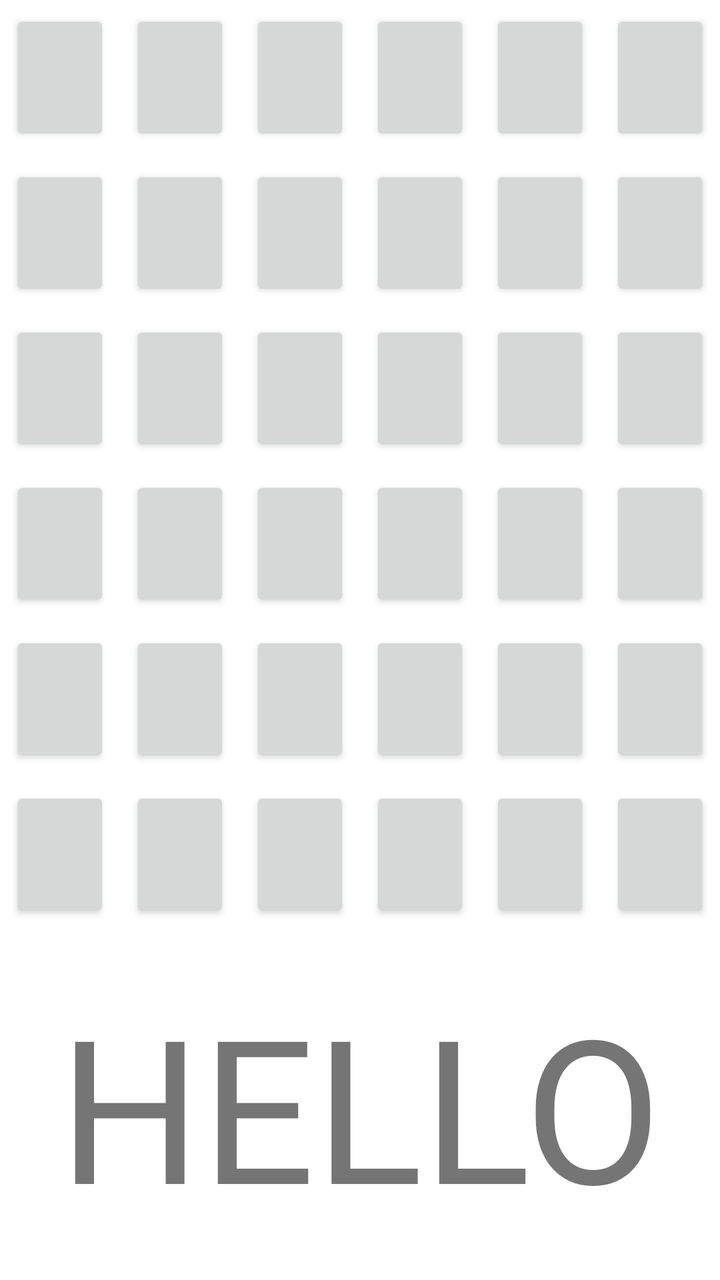
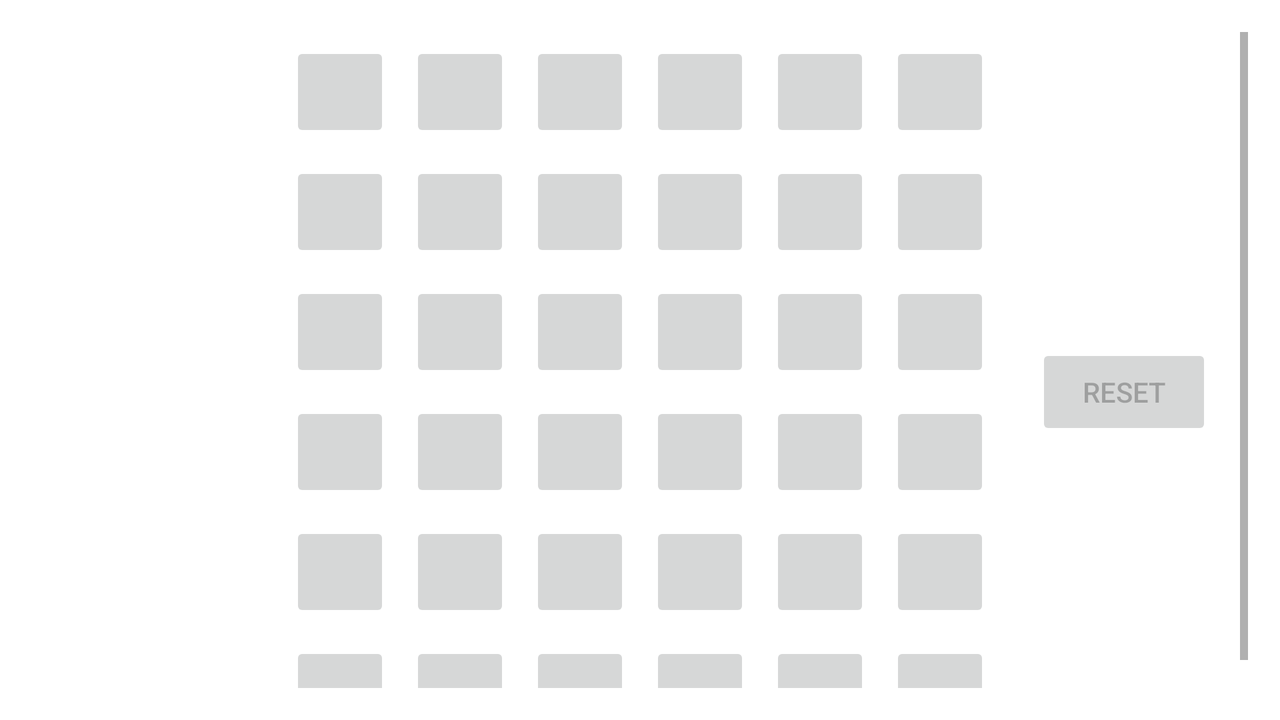

One screen, two layout resources from the same app: the default and the author's alternative for another configuration. Each is rendered where Android would select it; the XML of both is given below.
<!-- AndroidManifest.xml: application theme Theme.FourInARowApp -->
<!-- res/layout/fragment_game.xml -->
<?xml version="1.0" encoding="utf-8"?>
<LinearLayout
    xmlns:android="http://schemas.android.com/apk/res/android"
    android:layout_width="match_parent"
    android:layout_height="match_parent"
    android:gravity="center_horizontal"
    android:orientation="vertical"
    android:weightSum="1" >

    <GridLayout
        android:layout_width="match_parent"
        android:layout_height="wrap_content"
        android:layout_weight="0.7"
        android:columnCount="6"
        android:rowCount="6">

        <Button
            android:id="@+id/button_0"
            android:layout_width="0dp"
            android:layout_height="0dp"
            android:layout_rowWeight="1"
            android:layout_columnWeight="1"
            android:layout_gravity="fill"
            android:layout_margin="5dp" />

        <Button
            android:id="@+id/button_1"
            android:layout_width="0dp"
            android:layout_height="0dp"
            android:layout_rowWeight="1"
            android:layout_columnWeight="1"
            android:layout_gravity="fill"
            android:layout_margin="5dp" />

        <Button
            android:id="@+id/button_2"
            android:layout_width="0dp"
            android:layout_height="0dp"
            android:layout_rowWeight="1"
            android:layout_columnWeight="1"
            android:layout_gravity="fill"
            android:layout_margin="5dp" />

        <Button
            android:id="@+id/button_3"
            android:layout_width="0dp"
            android:layout_height="0dp"
            android:layout_rowWeight="1"
            android:layout_columnWeight="1"
            android:layout_gravity="fill"
            android:layout_margin="5dp" />

        <Button
            android:id="@+id/button_4"
            android:layout_width="0dp"
            android:layout_height="0dp"
            android:layout_rowWeight="1"
            android:layout_columnWeight="1"
            android:layout_gravity="fill"
            android:layout_margin="5dp" />

        <Button
            android:id="@+id/button_5"
            android:layout_width="0dp"
            android:layout_height="0dp"
            android:layout_rowWeight="1"
            android:layout_columnWeight="1"
            android:layout_gravity="fill"
            android:layout_margin="5dp" />

        <Button
            android:id="@+id/button_6"
            android:layout_width="0dp"
            android:layout_height="0dp"
            android:layout_rowWeight="1"
            android:layout_columnWeight="1"
            android:layout_gravity="fill"
            android:layout_margin="5dp" />

        <Button
            android:id="@+id/button_7"
            android:layout_width="0dp"
            android:layout_height="0dp"
            android:layout_rowWeight="1"
            android:layout_columnWeight="1"
            android:layout_gravity="fill"
            android:layout_margin="5dp" />

        <Button
            android:id="@+id/button_8"
            android:layout_width="0dp"
            android:layout_height="0dp"
            android:layout_rowWeight="1"
            android:layout_columnWeight="1"
            android:layout_gravity="fill"
            android:layout_margin="5dp" />

        <Button
            android:id="@+id/button_9"
            android:layout_width="0dp"
            android:layout_height="0dp"
            android:layout_rowWeight="1"
            android:layout_columnWeight="1"
            android:layout_gravity="fill"
            android:layout_margin="5dp" />

        <Button
            android:id="@+id/button_10"
            android:layout_width="0dp"
            android:layout_height="0dp"
            android:layout_rowWeight="1"
            android:layout_columnWeight="1"
            android:layout_gravity="fill"
            android:layout_margin="5dp" />

        <Button
            android:id="@+id/button_11"
            android:layout_width="0dp"
            android:layout_height="0dp"
            android:layout_rowWeight="1"
            android:layout_columnWeight="1"
            android:layout_gravity="fill"
            android:layout_margin="5dp" />

        <Button
            android:id="@+id/button_12"
            android:layout_width="0dp"
            android:layout_height="0dp"
            android:layout_rowWeight="1"
            android:layout_columnWeight="1"
            android:layout_gravity="fill"
            android:layout_margin="5dp" />

        <Button
            android:id="@+id/button_13"
            android:layout_width="0dp"
            android:layout_height="0dp"
            android:layout_rowWeight="1"
            android:layout_columnWeight="1"
            android:layout_gravity="fill"
            android:layout_margin="5dp" />

        <Button
            android:id="@+id/button_14"
            android:layout_width="0dp"
            android:layout_height="0dp"
            android:layout_rowWeight="1"
            android:layout_columnWeight="1"
            android:layout_gravity="fill"
            android:layout_margin="5dp" />

        <Button
            android:id="@+id/button_15"
            android:layout_width="0dp"
            android:layout_height="0dp"
            android:layout_rowWeight="1"
            android:layout_columnWeight="1"
            android:layout_gravity="fill"
            android:layout_margin="5dp" />

        <Button
            android:id="@+id/button_16"
            android:layout_width="0dp"
            android:layout_height="0dp"
            android:layout_rowWeight="1"
            android:layout_columnWeight="1"
            android:layout_gravity="fill"
            android:layout_margin="5dp" />

        <Button
            android:id="@+id/button_17"
            android:layout_width="0dp"
            android:layout_height="0dp"
            android:layout_rowWeight="1"
            android:layout_columnWeight="1"
            android:layout_gravity="fill"
            android:layout_margin="5dp" />

        <Button
            android:id="@+id/button_18"
            android:layout_width="0dp"
            android:layout_height="0dp"
            android:layout_rowWeight="1"
            android:layout_columnWeight="1"
            android:layout_gravity="fill"
            android:layout_margin="5dp" />

        <Button
            android:id="@+id/button_19"
            android:layout_width="0dp"
            android:layout_height="0dp"
            android:layout_rowWeight="1"
            android:layout_columnWeight="1"
            android:layout_gravity="fill"
            android:layout_margin="5dp" />

        <Button
            android:id="@+id/button_20"
            android:layout_width="0dp"
            android:layout_height="0dp"
            android:layout_rowWeight="1"
            android:layout_columnWeight="1"
            android:layout_gravity="fill"
            android:layout_margin="5dp" />

        <Button
            android:id="@+id/button_21"
            android:layout_width="0dp"
            android:layout_height="0dp"
            android:layout_rowWeight="1"
            android:layout_columnWeight="1"
            android:layout_gravity="fill"
            android:layout_margin="5dp" />

        <Button
            android:id="@+id/button_22"
            android:layout_width="0dp"
            android:layout_height="0dp"
            android:layout_rowWeight="1"
            android:layout_columnWeight="1"
            android:layout_gravity="fill"
            android:layout_margin="5dp" />

        <Button
            android:id="@+id/button_23"
            android:layout_width="0dp"
            android:layout_height="0dp"
            android:layout_rowWeight="1"
            android:layout_columnWeight="1"
            android:layout_gravity="fill"
            android:layout_margin="5dp" />

        <Button
            android:id="@+id/button_24"
            android:layout_width="0dp"
            android:layout_height="0dp"
            android:layout_rowWeight="1"
            android:layout_columnWeight="1"
            android:layout_gravity="fill"
            android:layout_margin="5dp" />

        <Button
            android:id="@+id/button_25"
            android:layout_width="0dp"
            android:layout_height="0dp"
            android:layout_rowWeight="1"
            android:layout_columnWeight="1"
            android:layout_gravity="fill"
            android:layout_margin="5dp" />

        <Button
            android:id="@+id/button_26"
            android:layout_width="0dp"
            android:layout_height="0dp"
            android:layout_rowWeight="1"
            android:layout_columnWeight="1"
            android:layout_gravity="fill"
            android:layout_margin="5dp" />

        <Button
            android:id="@+id/button_27"
            android:layout_width="0dp"
            android:layout_height="0dp"
            android:layout_rowWeight="1"
            android:layout_columnWeight="1"
            android:layout_gravity="fill"
            android:layout_margin="5dp" />

        <Button
            android:id="@+id/button_28"
            android:layout_width="0dp"
            android:layout_height="0dp"
            android:layout_rowWeight="1"
            android:layout_columnWeight="1"
            android:layout_gravity="fill"
            android:layout_margin="5dp" />

        <Button
            android:id="@+id/button_29"
            android:layout_width="0dp"
            android:layout_height="0dp"
            android:layout_rowWeight="1"
            android:layout_columnWeight="1"
            android:layout_gravity="fill"
            android:layout_margin="5dp" />

        <Button
            android:id="@+id/button_30"
            android:layout_width="0dp"
            android:layout_height="0dp"
            android:layout_rowWeight="1"
            android:layout_columnWeight="1"
            android:layout_gravity="fill"
            android:layout_margin="5dp" />

        <Button
            android:id="@+id/button_31"
            android:layout_width="0dp"
            android:layout_height="0dp"
            android:layout_rowWeight="1"
            android:layout_columnWeight="1"
            android:layout_gravity="fill"
            android:layout_margin="5dp" />

        <Button
            android:id="@+id/button_32"
            android:layout_width="0dp"
            android:layout_height="0dp"
            android:layout_rowWeight="1"
            android:layout_columnWeight="1"
            android:layout_gravity="fill"
            android:layout_margin="5dp" />

        <Button
            android:id="@+id/button_33"
            android:layout_width="0dp"
            android:layout_height="0dp"
            android:layout_rowWeight="1"
            android:layout_columnWeight="1"
            android:layout_gravity="fill"
            android:layout_margin="5dp" />

        <Button
            android:id="@+id/button_34"
            android:layout_width="0dp"
            android:layout_height="0dp"
            android:layout_rowWeight="1"
            android:layout_columnWeight="1"
            android:layout_gravity="fill"
            android:layout_margin="5dp" />

        <Button
            android:id="@+id/button_35"
            android:layout_width="0dp"
            android:layout_height="0dp"
            android:layout_rowWeight="1"
            android:layout_columnWeight="1"
            android:layout_gravity="fill"
            android:layout_margin="5dp" />

    </GridLayout>

    <TextView
        android:layout_width="match_parent"
        android:layout_height="0dp"
        android:layout_weight="0.3"
        android:gravity="center"
        android:text="HELLO"
        android:textSize="100sp" />
</LinearLayout>
<!-- resources referenced by this layout -->
<resources>
  <style name="Theme.FourInARowApp" parent="Theme.MaterialComponents.DayNight.DarkActionBar">
          
          <item name="colorPrimary">@color/grey_primary</item>
          <item name="colorPrimaryVariant">@color/grey_primary_variant</item>
          <item name="colorOnPrimary">@color/white</item>
          
          <item name="colorSecondary">@color/teal_200</item>
          <item name="colorSecondaryVariant">@color/teal_700</item>
          <item name="colorOnSecondary">@color/black</item>
          
          <item name="android:statusBarColor">?attr/colorPrimaryVariant</item>
          
      </style>
  <color name="grey_primary">#5F7B7D</color>
  <color name="grey_primary_variant">#455758</color>
  <color name="white">#FFFFFFFF</color>
  <color name="teal_200">#FF03DAC5</color>
  <color name="teal_700">#FF018786</color>
  <color name="black">#FF000000</color>
</resources>
<!-- res/layout-land/fragment_game.xml (the author's variant of the layout above) -->
<!-- drawn on the phone turned sideways -->
<?xml version="1.0" encoding="utf-8"?>
<ScrollView
    xmlns:android="http://schemas.android.com/apk/res/android"
    xmlns:app="http://schemas.android.com/apk/res-auto"
    xmlns:tools="http://schemas.android.com/tools"
    android:layout_width="match_parent"
    android:layout_height="match_parent"
    android:padding="16dp" >

    <androidx.constraintlayout.widget.ConstraintLayout
        android:layout_width="match_parent"
        android:layout_height="match_parent"
        android:gravity="center_horizontal" >

        <GridLayout
            android:id="@+id/gridLayout"
            android:layout_width="wrap_content"
            android:layout_height="wrap_content"
            android:layout_gravity="center_horizontal"
            android:columnCount="6"
            android:rowCount="6"
            app:layout_constraintBottom_toBottomOf="parent"
            app:layout_constraintEnd_toEndOf="parent"
            app:layout_constraintStart_toStartOf="parent"
            app:layout_constraintTop_toTopOf="parent">

            <ImageButton
                android:id="@+id/button_0"
                android:tag="0"
                android:layout_width="50dp"
                android:layout_height="50dp"
                android:layout_rowWeight="1"
                android:layout_columnWeight="1"
                android:layout_gravity="fill"
                android:layout_margin="5dp" />

            <ImageButton
                android:id="@+id/button_1"
                android:tag="1"
                android:layout_width="50dp"
                android:layout_height="50dp"
                android:layout_rowWeight="1"
                android:layout_columnWeight="1"
                android:layout_gravity="fill"
                android:layout_margin="5dp" />

            <ImageButton
                android:id="@+id/button_2"
                android:tag="2"
                android:layout_width="50dp"
                android:layout_height="50dp"
                android:layout_rowWeight="1"
                android:layout_columnWeight="1"
                android:layout_gravity="fill"
                android:layout_margin="5dp" />

            <ImageButton
                android:id="@+id/button_3"
                android:tag="3"
                android:layout_width="50dp"
                android:layout_height="50dp"
                android:layout_rowWeight="1"
                android:layout_columnWeight="1"
                android:layout_gravity="fill"
                android:layout_margin="5dp" />

            <ImageButton
                android:id="@+id/button_4"
                android:tag="4"
                android:layout_width="50dp"
                android:layout_height="50dp"
                android:layout_rowWeight="1"
                android:layout_columnWeight="1"
                android:layout_gravity="fill"
                android:layout_margin="5dp" />

            <ImageButton
                android:id="@+id/button_5"
                android:tag="5"
                android:layout_width="50dp"
                android:layout_height="50dp"
                android:layout_rowWeight="1"
                android:layout_columnWeight="1"
                android:layout_gravity="fill"
                android:layout_margin="5dp" />

            <ImageButton
                android:id="@+id/button_6"
                android:tag="6"
                android:layout_width="50dp"
                android:layout_height="50dp"
                android:layout_rowWeight="1"
                android:layout_columnWeight="1"
                android:layout_gravity="fill"
                android:layout_margin="5dp" />

            <ImageButton
                android:id="@+id/button_7"
                android:tag="7"
                android:layout_width="50dp"
                android:layout_height="50dp"
                android:layout_rowWeight="1"
                android:layout_columnWeight="1"
                android:layout_gravity="fill"
                android:layout_margin="5dp" />

            <ImageButton
                android:id="@+id/button_8"
                android:tag="8"
                android:layout_width="50dp"
                android:layout_height="50dp"
                android:layout_rowWeight="1"
                android:layout_columnWeight="1"
                android:layout_gravity="fill"
                android:layout_margin="5dp" />

            <ImageButton
                android:id="@+id/button_9"
                android:tag="9"
                android:layout_width="50dp"
                android:layout_height="50dp"
                android:layout_rowWeight="1"
                android:layout_columnWeight="1"
                android:layout_gravity="fill"
                android:layout_margin="5dp" />

            <ImageButton
                android:id="@+id/button_10"
                android:tag="10"
                android:layout_width="50dp"
                android:layout_height="50dp"
                android:layout_rowWeight="1"
                android:layout_columnWeight="1"
                android:layout_gravity="fill"
                android:layout_margin="5dp" />

            <ImageButton
                android:id="@+id/button_11"
                android:tag="11"
                android:layout_width="50dp"
                android:layout_height="50dp"
                android:layout_rowWeight="1"
                android:layout_columnWeight="1"
                android:layout_gravity="fill"
                android:layout_margin="5dp" />

            <ImageButton
                android:id="@+id/button_12"
                android:tag="12"
                android:layout_width="50dp"
                android:layout_height="50dp"
                android:layout_rowWeight="1"
                android:layout_columnWeight="1"
                android:layout_gravity="fill"
                android:layout_margin="5dp" />

            <ImageButton
                android:id="@+id/button_13"
                android:tag="13"
                android:layout_width="50dp"
                android:layout_height="50dp"
                android:layout_rowWeight="1"
                android:layout_columnWeight="1"
                android:layout_gravity="fill"
                android:layout_margin="5dp" />

            <ImageButton
                android:id="@+id/button_14"
                android:tag="14"
                android:layout_width="50dp"
                android:layout_height="50dp"
                android:layout_rowWeight="1"
                android:layout_columnWeight="1"
                android:layout_gravity="fill"
                android:layout_margin="5dp" />

            <ImageButton
                android:id="@+id/button_15"
                android:tag="15"
                android:layout_width="50dp"
                android:layout_height="50dp"
                android:layout_rowWeight="1"
                android:layout_columnWeight="1"
                android:layout_gravity="fill"
                android:layout_margin="5dp" />

            <ImageButton
                android:id="@+id/button_16"
                android:tag="16"
                android:layout_width="50dp"
                android:layout_height="50dp"
                android:layout_rowWeight="1"
                android:layout_columnWeight="1"
                android:layout_gravity="fill"
                android:layout_margin="5dp" />

            <ImageButton
                android:id="@+id/button_17"
                android:tag="17"
                android:layout_width="50dp"
                android:layout_height="50dp"
                android:layout_rowWeight="1"
                android:layout_columnWeight="1"
                android:layout_gravity="fill"
                android:layout_margin="5dp" />

            <ImageButton
                android:id="@+id/button_18"
                android:tag="18"
                android:layout_width="50dp"
                android:layout_height="50dp"
                android:layout_rowWeight="1"
                android:layout_columnWeight="1"
                android:layout_gravity="fill"
                android:layout_margin="5dp" />

            <ImageButton
                android:id="@+id/button_19"
                android:tag="19"
                android:layout_width="50dp"
                android:layout_height="50dp"
                android:layout_rowWeight="1"
                android:layout_columnWeight="1"
                android:layout_gravity="fill"
                android:layout_margin="5dp" />

            <ImageButton
                android:id="@+id/button_20"
                android:tag="20"
                android:layout_width="50dp"
                android:layout_height="50dp"
                android:layout_rowWeight="1"
                android:layout_columnWeight="1"
                android:layout_gravity="fill"
                android:layout_margin="5dp" />

            <ImageButton
                android:id="@+id/button_21"
                android:tag="21"
                android:layout_width="50dp"
                android:layout_height="50dp"
                android:layout_rowWeight="1"
                android:layout_columnWeight="1"
                android:layout_gravity="fill"
                android:layout_margin="5dp" />

            <ImageButton
                android:id="@+id/button_22"
                android:tag="22"
                android:layout_width="50dp"
                android:layout_height="50dp"
                android:layout_rowWeight="1"
                android:layout_columnWeight="1"
                android:layout_gravity="fill"
                android:layout_margin="5dp" />

            <ImageButton
                android:id="@+id/button_23"
                android:tag="23"
                android:layout_width="50dp"
                android:layout_height="50dp"
                android:layout_rowWeight="1"
                android:layout_columnWeight="1"
                android:layout_gravity="fill"
                android:layout_margin="5dp" />

            <ImageButton
                android:id="@+id/button_24"
                android:tag="24"
                android:layout_width="50dp"
                android:layout_height="50dp"
                android:layout_rowWeight="1"
                android:layout_columnWeight="1"
                android:layout_gravity="fill"
                android:layout_margin="5dp" />

            <ImageButton
                android:id="@+id/button_25"
                android:tag="25"
                android:layout_width="50dp"
                android:layout_height="50dp"
                android:layout_rowWeight="1"
                android:layout_columnWeight="1"
                android:layout_gravity="fill"
                android:layout_margin="5dp" />

            <ImageButton
                android:id="@+id/button_26"
                android:tag="26"
                android:layout_width="50dp"
                android:layout_height="50dp"
                android:layout_rowWeight="1"
                android:layout_columnWeight="1"
                android:layout_gravity="fill"
                android:layout_margin="5dp" />

            <ImageButton
                android:id="@+id/button_27"
                android:tag="27"
                android:layout_width="50dp"
                android:layout_height="50dp"
                android:layout_rowWeight="1"
                android:layout_columnWeight="1"
                android:layout_gravity="fill"
                android:layout_margin="5dp" />

            <ImageButton
                android:id="@+id/button_28"
                android:tag="28"
                android:layout_width="50dp"
                android:layout_height="50dp"
                android:layout_rowWeight="1"
                android:layout_columnWeight="1"
                android:layout_gravity="fill"
                android:layout_margin="5dp" />

            <ImageButton
                android:id="@+id/button_29"
                android:tag="29"
                android:layout_width="50dp"
                android:layout_height="50dp"
                android:layout_rowWeight="1"
                android:layout_columnWeight="1"
                android:layout_gravity="fill"
                android:layout_margin="5dp" />

            <ImageButton
                android:id="@+id/button_30"
                android:tag="30"
                android:layout_width="50dp"
                android:layout_height="50dp"
                android:layout_rowWeight="1"
                android:layout_columnWeight="1"
                android:layout_gravity="fill"
                android:layout_margin="5dp" />

            <ImageButton
                android:id="@+id/button_31"
                android:tag="31"
                android:layout_width="50dp"
                android:layout_height="50dp"
                android:layout_rowWeight="1"
                android:layout_columnWeight="1"
                android:layout_gravity="fill"
                android:layout_margin="5dp" />

            <ImageButton
                android:id="@+id/button_32"
                android:tag="32"
                android:layout_width="50dp"
                android:layout_height="50dp"
                android:layout_rowWeight="1"
                android:layout_columnWeight="1"
                android:layout_gravity="fill"
                android:layout_margin="5dp" />

            <ImageButton
                android:id="@+id/button_33"
                android:tag="33"
                android:layout_width="50dp"
                android:layout_height="50dp"
                android:layout_rowWeight="1"
                android:layout_columnWeight="1"
                android:layout_gravity="fill"
                android:layout_margin="5dp" />

            <ImageButton
                android:id="@+id/button_34"
                android:tag="34"
                android:layout_width="50dp"
                android:layout_height="50dp"
                android:layout_rowWeight="1"
                android:layout_columnWeight="1"
                android:layout_gravity="fill"
                android:layout_margin="5dp" />

            <ImageButton
                android:id="@+id/button_35"
                android:tag="35"
                android:layout_width="50dp"
                android:layout_height="50dp"
                android:layout_rowWeight="1"
                android:layout_columnWeight="1"
                android:layout_gravity="fill"
                android:layout_margin="5dp" />

        </GridLayout>

        <Button
            android:id="@+id/button_reset"
            android:layout_width="wrap_content"
            android:layout_height="wrap_content"
            android:text="@string/reset_text"
            android:enabled="false"
            app:layout_constraintBottom_toBottomOf="parent"
            app:layout_constraintEnd_toEndOf="parent"
            app:layout_constraintStart_toEndOf="@+id/gridLayout"
            app:layout_constraintTop_toTopOf="parent" />

        <TextView
            android:id="@+id/playerTurnText"
            android:layout_width="wrap_content"
            android:layout_height="wrap_content"
            android:maxLength="90"
            android:maxWidth="150dp"
            android:textSize="20sp"
            app:layout_constraintBottom_toBottomOf="parent"
            app:layout_constraintEnd_toStartOf="@+id/gridLayout"
            app:layout_constraintStart_toStartOf="parent"
            app:layout_constraintTop_toTopOf="parent" />
    </androidx.constraintlayout.widget.ConstraintLayout>
</ScrollView>
<!-- resources referenced by the variant -->
<!-- as the phone turned sideways resolves them -->
<resources>
  <string name="reset_text">Reset</string>
  <style name="Theme.FourInARowApp" parent="Theme.MaterialComponents.DayNight.DarkActionBar">
          
          <item name="colorPrimary">@color/grey_primary</item>
          <item name="colorPrimaryVariant">@color/grey_primary_variant</item>
          <item name="colorOnPrimary">@color/white</item>
          
          <item name="colorSecondary">@color/teal_200</item>
          <item name="colorSecondaryVariant">@color/teal_700</item>
          <item name="colorOnSecondary">@color/black</item>
          
          <item name="android:statusBarColor">?attr/colorPrimaryVariant</item>
          
      </style>
  <color name="grey_primary">#5F7B7D</color>
  <color name="grey_primary_variant">#455758</color>
  <color name="white">#FFFFFFFF</color>
  <color name="teal_200">#FF03DAC5</color>
  <color name="teal_700">#FF018786</color>
  <color name="black">#FF000000</color>
</resources>
